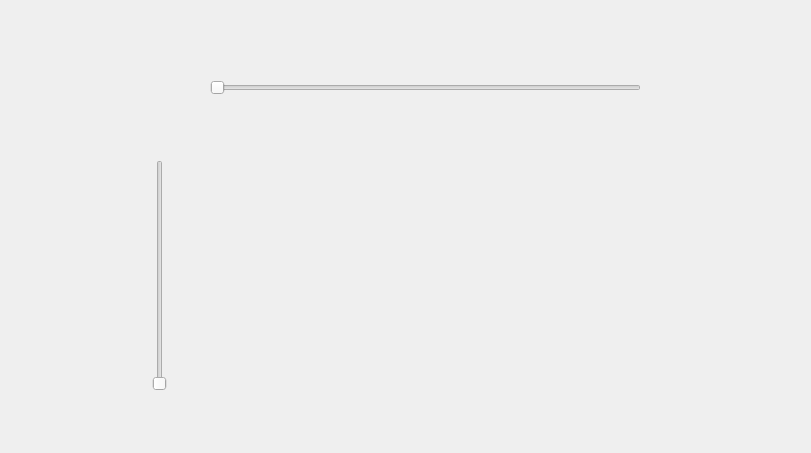
<?xml version="1.0" encoding="UTF-8"?>
<ui version="4.0">
 <class>MainWindow</class>
 <widget class="QMainWindow" name="MainWindow">
  <property name="geometry">
   <rect>
    <x>0</x>
    <y>0</y>
    <width>811</width>
    <height>453</height>
   </rect>
  </property>
  <property name="windowTitle">
   <string>MainWindow</string>
  </property>
  <widget class="QWidget" name="centralwidget">
   <widget class="QSlider" name="horizontalSlider">
    <property name="geometry">
     <rect>
      <x>210</x>
      <y>80</y>
      <width>431</width>
      <height>16</height>
     </rect>
    </property>
    <property name="orientation">
     <enum>Qt::Horizontal</enum>
    </property>
   </widget>
   <widget class="QSlider" name="verticalSlider">
    <property name="geometry">
     <rect>
      <x>150</x>
      <y>160</y>
      <width>20</width>
      <height>231</height>
     </rect>
    </property>
    <property name="orientation">
     <enum>Qt::Vertical</enum>
    </property>
   </widget>
  </widget>
 </widget>
 <resources/>
 <connections/>
</ui>
